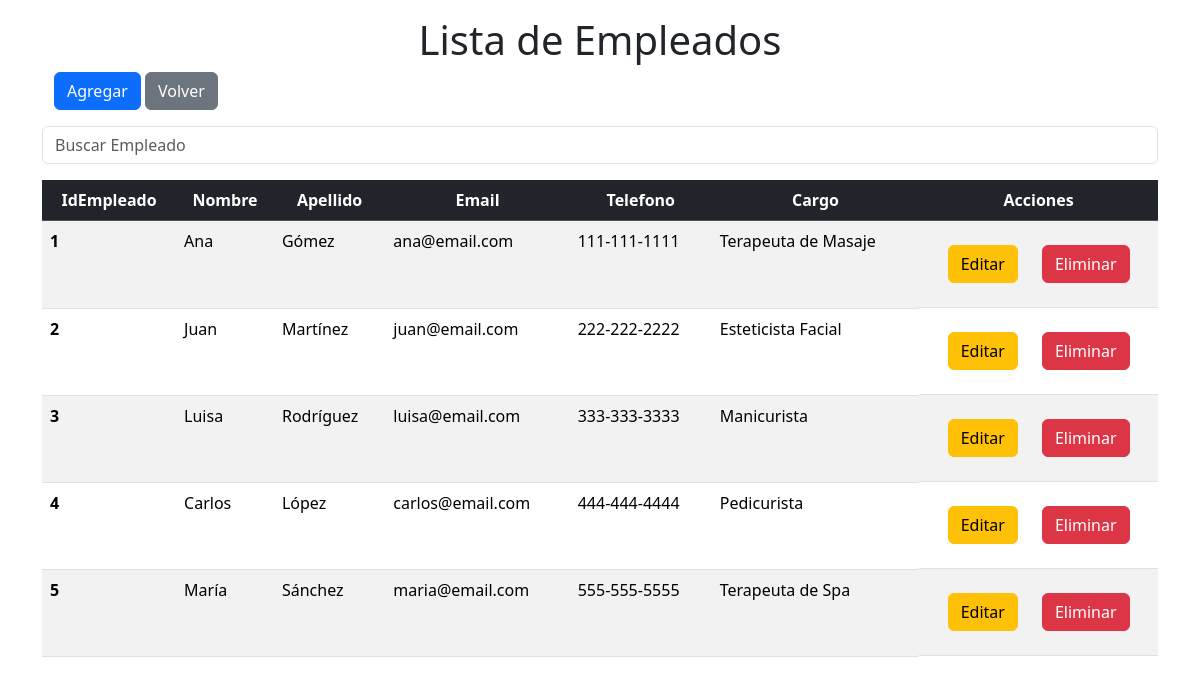
The app's page /Empleados/Empleado.php with its own data.
### tables this page shows
CREATE TABLE empleados (
    idEmpleado INT AUTO_INCREMENT PRIMARY KEY,
    nombre VARCHAR(50) NOT NULL,
    apellido VARCHAR(50) NOT NULL,
    email VARCHAR(100),
    telefono VARCHAR(15),
    cargo VARCHAR(50)
);

### Empleados/Empleado.php (the view, shortened to what this page needs)
<!doctype html>
<html lang="en">
<head>
    <link href="https://cdn.jsdelivr.net/npm/bootstrap@5.3.2/dist/css/bootstrap.min.css" rel="stylesheet"
>
</head>
<body>
    <div class="container mt-3">
        <h1 class="text-center">Lista de Empleados</h1>
    </div>
    <div class="container">
        <div class="container mb-3">
            <a href="ABM/Agregar.Empleado.php" class="btn btn-primary">Agregar</a>
            <a href="" class="btn btn-secondary">Volver</a>
        </div>
        <div class="mb-3">
            <input type="text" id="searchInput" class="form-control" placeholder="Buscar Empleado">
        </div>
        <div class="table-responsive">
            <table class="table table-striped">
                <thead class="table-dark text-center table-header">
                    <tr>
                        <th scope="col">IdEmpleado</th>
                        <th scope="col">Nombre</th>
                        <th scope="col">Apellido</th>
                        <th scope="col">Email</th>
                        <th scope="col">Telefono</th>
                        <th scope="col">Cargo</th>
                        <th scope="col">Acciones</th>
                    </tr>
                </thead>
                <tbody>
                    <?php
                    require("../Config/Conexion.php");
                    $sql = $conexion->query("SELECT idEmpleado, nombre, apellido, email, telefono, cargo FROM empleados ORDER BY idEmpleado;");
                    while ($resultado = $sql->fetch_assoc()) {
                        ?>
                        <tr>
                            <th scope="row">
                                <?php echo $resultado['idEmpleado'] ?>
                            </th>
                            <td scope="row">
                                <?php echo $resultado['nombre'] ?>
                            </td>
                            <td scope="row">
                                <?php echo $resultado['apellido'] ?>
                            </td>
                            <td scope="row">
                                <?php echo $resultado['email'] ?>
                            </td>
                            <td scope="row">
                                <?php echo $resultado['telefono'] ?>
                            </td>
                            <td scope="row">
                                <?php echo $resultado['cargo'] ?>
                            </td>
                            <td scope="row" class="d-flex justify-content-center"
                                style="gap: 1rem; padding: 1.5rem 0.5rem;">
                                <a href="ABM/Editar.Empleado.php?idEmpleado=<?php echo $resultado['idEmpleado']; ?>"
                                    class="btn btn-warning me-2">Editar</a>
                                <a href="ABM/Eliminar.Empleado.php?idEmpleado=<?php echo $resultado['idEmpleado']; ?>"
                                onclick="return confirm('¿Seguro que desea eliminar este Empleado?');" class="btn btn-danger">Eliminar</a>
                            </td>
                        </tr>
                        <?php
                    }
                    ?>
                </tbody>
            </table>
        </div>
    </div>
</body>
</html>

### records on screen
empleados: idEmpleado "1", nombre "Ana", apellido "Gómez", email "ana@email.com", telefono "111-111-1111", cargo "Terapeuta de Masaje"
empleados: idEmpleado "2", nombre "Juan", apellido "Martínez", email "juan@email.com", telefono "222-222-2222", cargo "Esteticista Facial"
empleados: idEmpleado "3", nombre "Luisa", apellido "Rodríguez", email "luisa@email.com", telefono "333-333-3333", cargo "Manicurista"
empleados: idEmpleado "4", nombre "Carlos", apellido "López", email "carlos@email.com", telefono "444-444-4444", cargo "Pedicurista"
empleados: idEmpleado "5", nombre "María", apellido "Sánchez", email "maria@email.com", telefono "555-555-5555", cargo "Terapeuta de Spa"
